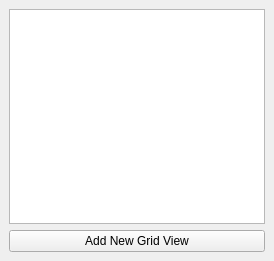
<?xml version="1.0" encoding="UTF-8"?>
<ui version="4.0">
 <class>GridViewDock</class>
 <widget class="QDockWidget" name="GridViewDock">
  <property name="geometry">
   <rect>
    <x>0</x>
    <y>0</y>
    <width>274</width>
    <height>261</height>
   </rect>
  </property>
  <property name="mouseTracking">
   <bool>false</bool>
  </property>
  <property name="windowIcon">
   <iconset resource="../images.qrc">
    <normaloff>:/img/hammer.png</normaloff>:/img/hammer.png</iconset>
  </property>
  <property name="toolTip">
   <string>These are your grid views. They can be customized. Right-click for editing options...</string>
  </property>
  <property name="statusTip">
   <string>These are your grid views. They can be customized. Right-click for editing options...</string>
  </property>
  <property name="whatsThis">
   <string>These are your grid views. They can be customized. Right-click for editing options...</string>
  </property>
  <property name="windowTitle">
   <string>Grid Views</string>
  </property>
  <widget class="QWidget" name="main_widget">
   <property name="enabled">
    <bool>true</bool>
   </property>
   <property name="toolTip">
    <string/>
   </property>
   <layout class="QVBoxLayout" name="verticalLayout">
    <item>
     <widget class="QListWidget" name="list_views">
      <property name="enabled">
       <bool>true</bool>
      </property>
      <property name="font">
       <font>
        <pointsize>8</pointsize>
       </font>
      </property>
      <property name="contextMenuPolicy">
       <enum>Qt::CustomContextMenu</enum>
      </property>
      <property name="editTriggers">
       <set>QAbstractItemView::NoEditTriggers</set>
      </property>
      <property name="alternatingRowColors">
       <bool>true</bool>
      </property>
      <property name="uniformItemSizes">
       <bool>true</bool>
      </property>
     </widget>
    </item>
    <item>
     <widget class="QPushButton" name="btn_add">
      <property name="text">
       <string>Add New Grid View</string>
      </property>
      <property name="icon">
       <iconset resource="../images.qrc">
        <normaloff>:/img/table_add.png</normaloff>:/img/table_add.png</iconset>
      </property>
     </widget>
    </item>
   </layout>
  </widget>
 </widget>
 <resources>
  <include location="../images.qrc"/>
 </resources>
 <connections/>
</ui>
